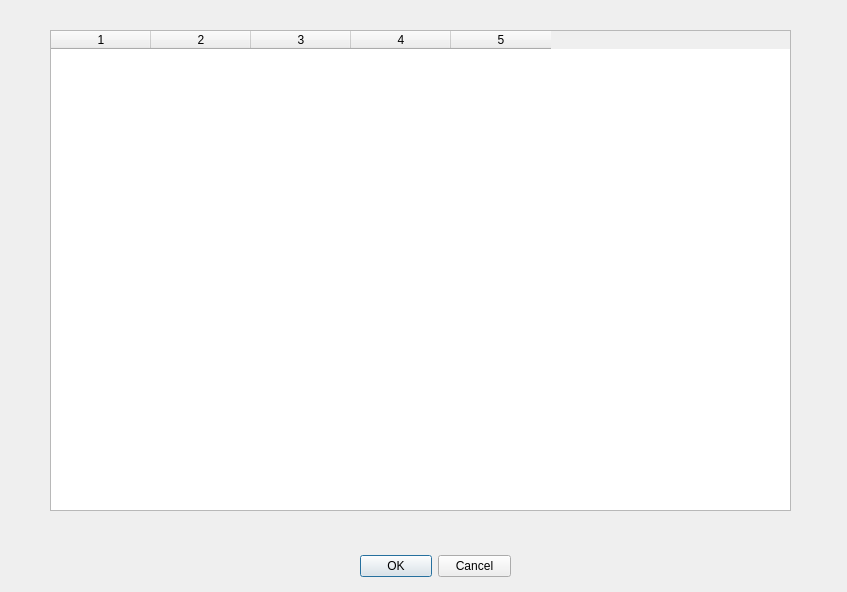
<?xml version="1.0" encoding="UTF-8"?>
<ui version="4.0">
 <class>ReactionDialog</class>
 <widget class="QDialog" name="ReactionDialog">
  <property name="geometry">
   <rect>
    <x>0</x>
    <y>0</y>
    <width>847</width>
    <height>592</height>
   </rect>
  </property>
  <property name="windowTitle">
   <string>Chemical Reactions</string>
  </property>
  <widget class="QDialogButtonBox" name="buttonBox">
   <property name="geometry">
    <rect>
     <x>360</x>
     <y>550</y>
     <width>151</width>
     <height>32</height>
    </rect>
   </property>
   <property name="orientation">
    <enum>Qt::Horizontal</enum>
   </property>
   <property name="standardButtons">
    <set>QDialogButtonBox::Cancel|QDialogButtonBox::Ok</set>
   </property>
  </widget>
  <widget class="QTableWidget" name="_reactionTable">
   <property name="geometry">
    <rect>
     <x>50</x>
     <y>30</y>
     <width>741</width>
     <height>481</height>
    </rect>
   </property>
   <property name="rowCount">
    <number>0</number>
   </property>
   <property name="columnCount">
    <number>5</number>
   </property>
   <column/>
   <column/>
   <column/>
   <column/>
   <column/>
  </widget>
 </widget>
 <resources/>
 <connections>
  <connection>
   <sender>buttonBox</sender>
   <signal>accepted()</signal>
   <receiver>ReactionDialog</receiver>
   <slot>accept()</slot>
   <hints>
    <hint type="sourcelabel">
     <x>248</x>
     <y>254</y>
    </hint>
    <hint type="destinationlabel">
     <x>157</x>
     <y>274</y>
    </hint>
   </hints>
  </connection>
  <connection>
   <sender>buttonBox</sender>
   <signal>rejected()</signal>
   <receiver>ReactionDialog</receiver>
   <slot>reject()</slot>
   <hints>
    <hint type="sourcelabel">
     <x>316</x>
     <y>260</y>
    </hint>
    <hint type="destinationlabel">
     <x>286</x>
     <y>274</y>
    </hint>
   </hints>
  </connection>
 </connections>
</ui>
